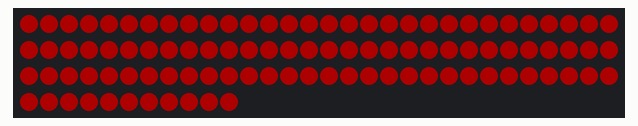
A sketch run on a simulated ESP32-S3. Shown: 101 RGB LEDs in strip order, left to right, continuing on the next row. Dim RGB values are drawn brighter than linear; what the sketch prints to the serial monitor is not drawn.

Above: at 3.1 s.
At 5.1 s:
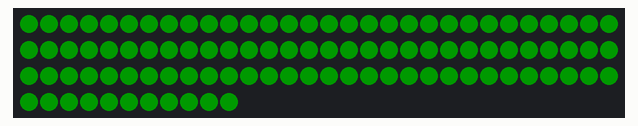
At 7.1 s:
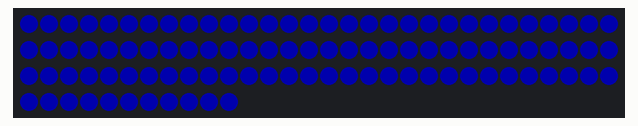
At 9.1 s:
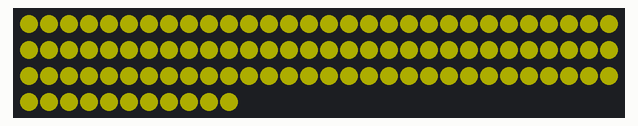
At 13.1 s:
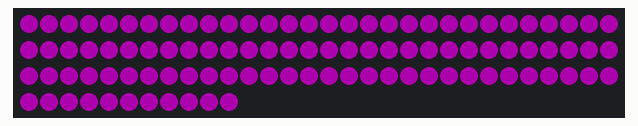
At 17.1 s:
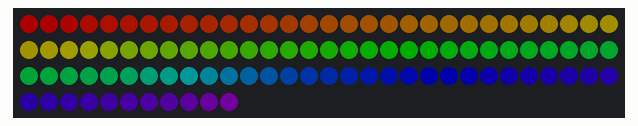

Measured:
- what the display in image 0 shows lasts 2.0 s, from 3.0 s to 5.0 s
- what the display in image 5 shows lasts 3.0 s, from 17.1 s to 20.1 s

The sketch:

Prototype1.ino
```cpp
/*
  101 LED (WS2812) + 3 LDR Sensor Test Program
  Compatible with NodeMCU 32S and ESP32-S3

  LED patterns run once, then LDR readings print continuously every second

  LED: pin 13 for data with 5V
  LDR: pin 34, 35 and 32 with 3.3v
*/

#include "led_controller.h"
#include "ldr_sensor.h"

// ===== COMPONENT ENABLE/DISABLE FLAGS =====
#define ENABLE_LEDS true
#define ENABLE_LDR true

// ===== GLOBAL OBJECTS =====
LEDController led_controller;
LDRSensor ldr_sensor;

bool patterns_complete = false;

void setup() {
  Serial.begin(115200);
  delay(1000);

  Serial.println("\n\n========================================");
  Serial.println("  ESP32 Prototype 1 - Test Program");
  Serial.println("========================================");


  // Initialize LED Controller
  #if ENABLE_LEDS
    led_controller.begin();
  #endif

  // Initialize LDR Sensors
  #if ENABLE_LDR
    ldr_sensor.begin();
  #endif

  Serial.println("\nInitialization complete!");
  Serial.println("Starting test sequence in 2 seconds...\n");
  delay(2000);
}

void loop() {
  // Run LED pattern tests once
  #if ENABLE_LEDS
    if(!patterns_complete) {
      led_controller.run_tests();
      patterns_complete = true;
      Serial.println("\n[SYSTEM] LED patterns complete. Now monitoring LDR sensors...\n");
    }
  #endif

  // Continuously read and display LDR values
  #if ENABLE_LDR
    ldr_sensor.read_and_print();
  #endif

  // Small delay to prevent overwhelming the serial monitor
  delay(10);
}
```

ldr_sensor.h
```cpp
/*
  LDR Sensor Module
  Reads raw ADC values from 3 LDRs and prints to console
*/

#ifndef LDR_SENSOR_H
#define LDR_SENSOR_H

#include <Arduino.h>

class LDRSensor {
private:
  static const int NUM_SENSORS = 3;
  static const int LDR_PINS[NUM_SENSORS];

  unsigned long last_read_time = 0;
  static const unsigned long READ_INTERVAL = 1000; // Read every 1 second

public:
  void begin() {
    Serial.println("[LDR] Initializing sensors on pins: " +
                   String(LDR_PINS[0]) + ", " +
                   String(LDR_PINS[1]) + ", " +
                   String(LDR_PINS[2]));
  }

  void read_and_print() {
    unsigned long current_time = millis();

    if(current_time - last_read_time >= READ_INTERVAL) {
      last_read_time = current_time;

      Serial.print("[LDR] ");
      for(int i = 0; i < NUM_SENSORS; i++) {
        int value = analogRead(LDR_PINS[i]);
        Serial.print("S" + String(i + 1) + ":" + String(value));
        if(i < NUM_SENSORS - 1) Serial.print(" | ");
      }
      Serial.println();
    }
  }
};

// GPIO pins for the 3 LDRs (must be ADC-capable)
const int LDRSensor::LDR_PINS[NUM_SENSORS] = {34, 35, 32};

#endif
```

led_controller.h
```cpp
/*
  LED Controller Module
  Handles all WS2812B LED strip operations
*/

#ifndef LED_CONTROLLER_H
#define LED_CONTROLLER_H

#include <FastLED.h>

class LEDController {
private:
  static const int NUM_LEDS = 101;
  static const int DATA_PIN = 13;
  static const int BRIGHTNESS = 50;

  CRGB leds[NUM_LEDS];

public:
  void begin() {
    Serial.println("[LED] Initializing FastLED...");

    FastLED.addLeds<WS2812B, DATA_PIN, GRB>(leds, NUM_LEDS);
    FastLED.setBrightness(BRIGHTNESS);
    FastLED.clear();
    FastLED.show();

    Serial.println("[LED] FastLED initialized successfully!");
  }

  void run_tests() {
    test_solid_colors();
    test_rainbow();
    test_running_lights();
    test_fade();
    test_color_wipe();
  }

  void test_solid_colors() {
    Serial.println("[LED] Test: Solid Colors");

    Serial.println("[LED]   → RED");
    fill_solid(leds, NUM_LEDS, CRGB::Red);
    FastLED.show();
    delay(2000);

    Serial.println("[LED]   → GREEN");
    fill_solid(leds, NUM_LEDS, CRGB::Green);
    FastLED.show();
    delay(2000);

    Serial.println("[LED]   → BLUE");
    fill_solid(leds, NUM_LEDS, CRGB::Blue);
    FastLED.show();
    delay(2000);

    Serial.println("[LED]   → YELLOW");
    fill_solid(leds, NUM_LEDS, CRGB::Yellow);
    FastLED.show();
    delay(2000);

    Serial.println("[LED]   → CYAN");
    fill_solid(leds, NUM_LEDS, CRGB::Cyan);
    FastLED.show();
    delay(2000);

    Serial.println("[LED]   → MAGENTA");
    fill_solid(leds, NUM_LEDS, CRGB::Magenta);
    FastLED.show();
    delay(2000);

    Serial.println("[LED]   → WHITE");
    fill_solid(leds, NUM_LEDS, CRGB::White);
    FastLED.show();
    delay(2000);

    FastLED.clear();
    FastLED.show();
  }

  void test_rainbow() {
    Serial.println("[LED] Test: Rainbow Pattern");

    fill_rainbow(leds, NUM_LEDS, 0, 255 / NUM_LEDS);
    FastLED.show();
    delay(3000);

    FastLED.clear();
    FastLED.show();
  }

  void test_running_lights() {
    Serial.println("[LED] Test: Running Lights");

    for(int i = 0; i < NUM_LEDS * 2; i++) {
      FastLED.clear();

      int pos = i % NUM_LEDS;
      leds[pos] = CRGB::Blue;

      FastLED.show();
      delay(50);
    }

    FastLED.clear();
    FastLED.show();
  }

  void test_fade() {
    Serial.println("[LED] Test: Fade In/Out");

    fill_solid(leds, NUM_LEDS, CRGB::Purple);

    for(int brightness = 0; brightness <= 255; brightness += 5) {
      FastLED.setBrightness(brightness);
      FastLED.show();
      delay(20);
    }

    for(int brightness = 255; brightness >= 0; brightness -= 5) {
      FastLED.setBrightness(brightness);
      FastLED.show();
      delay(20);
    }

    FastLED.setBrightness(BRIGHTNESS);
    FastLED.clear();
    FastLED.show();
  }

  void test_color_wipe() {
    Serial.println("[LED] Test: Color Wipe");

    for(int i = 0; i < NUM_LEDS; i++) {
      leds[i] = CRGB::Red;
      FastLED.show();
      delay(30);
    }
    delay(500);

    for(int i = 0; i < NUM_LEDS; i++) {
      leds[i] = CRGB::Green;
      FastLED.show();
      delay(30);
    }
    delay(500);

    for(int i = 0; i < NUM_LEDS; i++) {
      leds[i] = CRGB::Blue;
      FastLED.show();
      delay(30);
    }
    delay(500);

    FastLED.clear();
    FastLED.show();
  }
};

#endif
```
